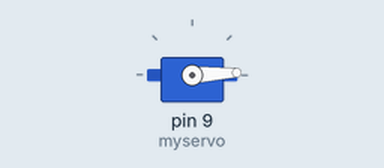
Bench run of a sketch on a simulated Arduino Uno, built with avr-gcc and run on an emulated ATmega328P. Parts: servo.

Above: at 0.05 s.
At 1.3 s:
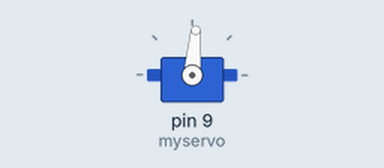
At 2.6 s:
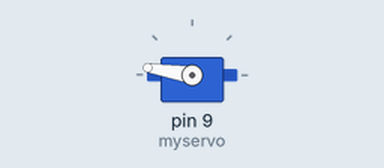
At 5.2 s:
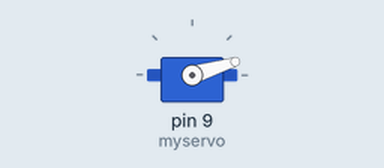
Timing chart, 0 to 7.1 s (numbered marks = the images above):
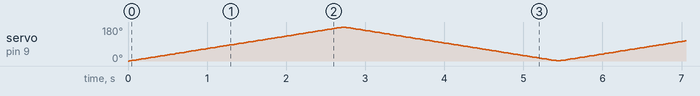

The sketch:

ServoSweep.pde
```cpp
// Sweep
// by BARRAGAN <http://barraganstudio.com>

#include <Servo.h>

Servo myservo;  // create servo object to control a servo
                // a maximum of eight servo objects can be created

int pos = 0;    // variable to store the servo position

void setup()
{
  // start serial port at 9600 bps:
  Serial.begin(9600);
  myservo.attach(9);  // attaches the servo on pin 9 to the servo object
}


void loop()
{
  for(pos = 0; pos < 180; pos += 1)  // goes from 0 degrees to 180 degrees
  {                                  // in steps of 1 degree
    myservo.write(pos);              // tell servo to go to position in variable 'pos'
    delay(15);                       // waits 15ms for the servo to reach the position
  }
  for(pos = 180; pos>=1; pos-=1)     // goes from 180 degrees to 0 degrees
  {
    myservo.write(pos);              // tell servo to go to position in variable 'pos'
    delay(15);                       // waits 15ms for the servo to reach the position
  }
}
```
